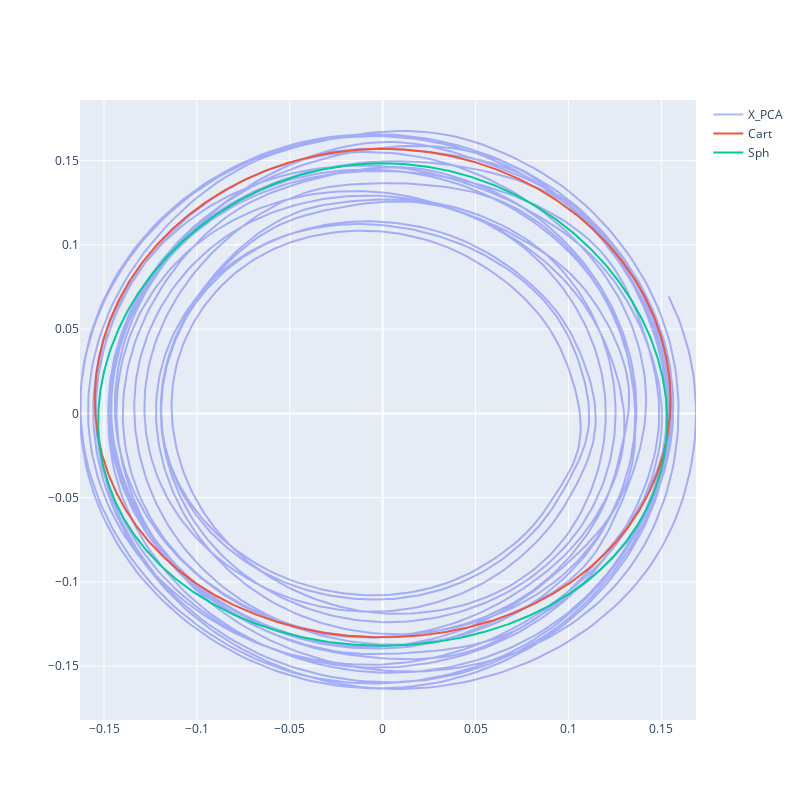

The cell this chart's notebook holds for it:
### Code cell
fig = go.Figure()

fig.update_layout( autosize=False, width=800, height=800)

fig.add_scatter(x = X_PCA[:,0],y = X_PCA[:,1], mode='lines', name='X_PCA',opacity=0.5)

x_tr = Trigonometric_series(res.x)
fig.add_scatter(x = x_tr[:,0],y = x_tr[:,1], mode='lines', name='Cart')

x_tr = Trigonometric_series(res_pf.x)
fig.add_scatter(x = x_tr[:,0],y = x_tr[:,1], mode='lines', name='Sph')

fig.show()

### Figure 1 — Plotly figure (JSON) as saved in the notebook; plotly's stock layout.template omitted (floating-point values rounded to 4 significant figures; data arrays with more than 128 entries replaced by an {"elided": "..."} marker saying what was removed)
{"data": [{"mode": "lines", "name": "X_PCA", "opacity": 0.5, "type": "scatter", "x": {"elided": "4691 float values"}, "y": {"elided": "4691 float values"}}, {"mode": "lines", "name": "Cart", "type": "scatter", "x": {"elided": "1000 float values"}, "y": {"elided": "1000 float values"}}, {"mode": "lines", "name": "Sph", "type": "scatter", "x": {"elided": "1000 float values"}, "y": {"elided": "1000 float values"}}], "layout": {"autosize": false, "height": 800, "width": 800}}
